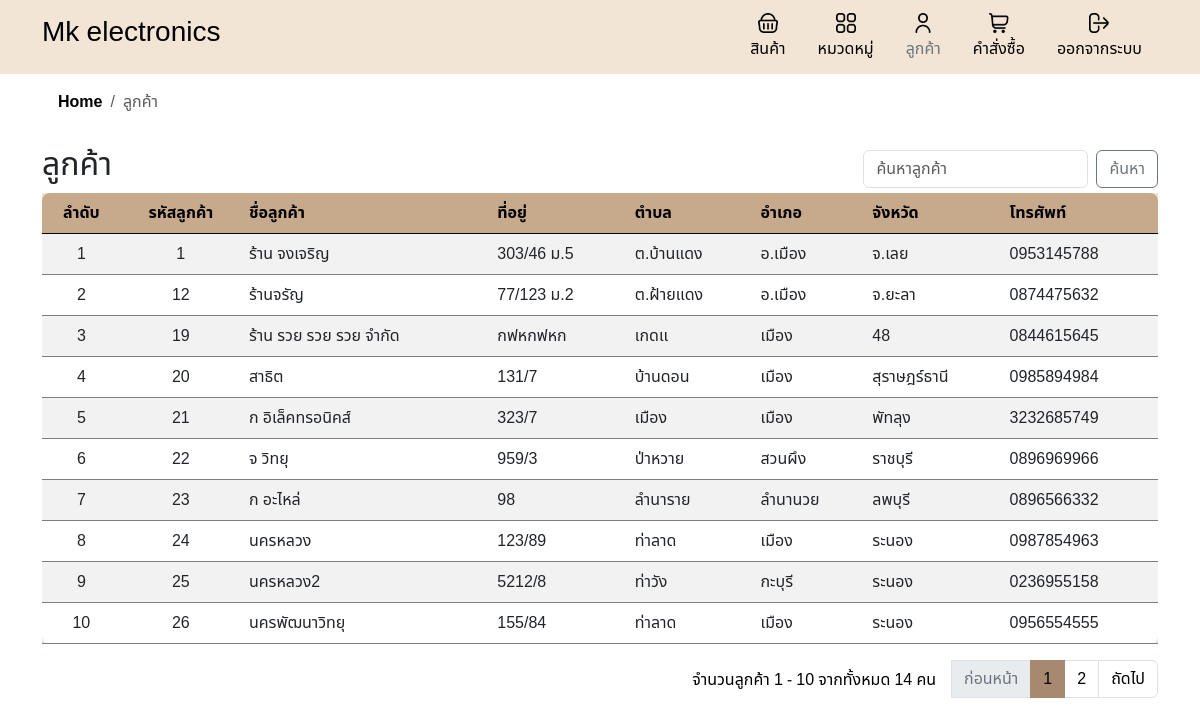
The page /customer.php (signed in) on the database its author committed.
### tables this page shows
CREATE TABLE `customers` (
  `customer_id` int(11) NOT NULL,
  `customer_name` varchar(255) NOT NULL,
  `address` varchar(255) DEFAULT NULL,
  `district` varchar(255) DEFAULT NULL,
  `city` varchar(255) DEFAULT NULL,
  `province` varchar(255) DEFAULT NULL,
  `phonenumber` varchar(10) DEFAULT NULL,
  `created_at` timestamp NOT NULL DEFAULT current_timestamp()
);

### customer.php (the view, shortened to what this page needs)
<?php
include 'header.php';
include 'db.php';
include 'inc/links.php';
$search = isset($_GET['search']) ? $_GET['search'] : '';
$records_per_page = 10;
$current_page = isset($_GET['page']) ? intval($_GET['page']) : 1;
$offset = ($current_page - 1) * $records_per_page;
$sql = "SELECT * FROM customers";
$sql .= " LIMIT ? OFFSET ?";
$stmt = $conn->prepare($sql);
if ($search) {
    $search_param = "%$search%";
    $stmt->bind_param("sii", $search_param, $records_per_page, $offset);
} else {
    $stmt->bind_param("ii", $records_per_page, $offset);
}
$stmt->execute();
$result = $stmt->get_result();
$count_sql = "SELECT COUNT(*) as total_records FROM customers";
if ($search) {
    $count_sql .= " WHERE customer_name LIKE ?";
    $count_stmt = $conn->prepare($count_sql);
    $count_stmt->bind_param("s", $search_param);
    $count_stmt->execute();
    $count_result = $count_stmt->get_result();
} else {
    $count_result = $conn->query($count_sql);
}
$total_records = $count_result->fetch_assoc()['total_records'];
$total_pages = ceil($total_records / $records_per_page);
?>
<!DOCTYPE html>
<html lang="th">
<head>
</head>
<body>
    <div class="container">
        <nav aria-label="breadcrumb">
            <ol class="breadcrumb breadcrumb-chevron p-3 rounded -3">
                <li class="breadcrumb-item">
                    <a class="link-body-emphasis fw-semibold text-decoration-none" href="home.php">Home</a>
                </li>
                <li class="breadcrumb-item active" aria-current="page">ลูกค้า</li>
            </ol>
        </nav>
        <div class="d-flex justify-content-between align-items-center">
            <h2>ลูกค้า</h2>
            <div class="d-flex flex-grow-1 justify-content-end align-items-center gap-2">
                <form class="d-flex m-0" action="" method="get">
                    <input class="form-control me-2" type="search" name="search" placeholder="ค้นหาลูกค้า"
                        aria-label="Search" value="<?php echo htmlspecialchars($search); ?>">
                    <button class="btn btn-outline-secondary custom-btn-t" type="submit">ค้นหา</button>
                </form>
            </div>
        </div>
        <div class="table-responsive">
            <table class="table table-striped">
                <thead>
                    <tr>
                        <th class='text-center'>ลำดับ</th>
                        <th class='text-center'>รหัสลูกค้า</th>
                        <th>ชื่อลูกค้า</th>
                        <th>ที่อยู่</th>
                        <th>ตำบล</th>
                        <th>อำเภอ</th>
                        <th>จังหวัด</th>
                        <th>โทรศัพท์</th>
                    </tr>
                </thead>
                <tbody>
                    <?php
                    if ($result->num_rows > 0) {
                        $row_number = $offset + 1;
                        while ($row = $result->fetch_assoc()) {
                            echo "<tr>
                                    <td class = 'text-center'>{$row_number}</td>
                                    <td class = 'text-center'>{$row['customer_id']}</td>
                                    <td>{$row['customer_name']}</td>
                                    <td>{$row['address']}</td>
                                    <td>{$row['district']}</td>
                                    <td>{$row['city']}</td>
                                    <td>{$row['province']}</td>
                                    <td>{$row['phonenumber']}</td>";
                            echo "</tr>";
                            $row_number++;
                        }
                    } else {
                        echo "<tr><td colspan='" . ($_SESSION['role'] === 'admin' ? '8' : '7') . "'>ไม่มีข้อมูลลูกค้า</td></tr>";
                    }
                    ?>
                </tbody>
            </table>
            <nav aria-label="Page navigation example">
                <ul class="pagination justify-content-end">
                    <div class="mt-2 me-3">
                        <?php
                        $start_number = ($current_page - 1) * $records_per_page + 1;
                        $end_number = min($start_number + $records_per_page - 1, $total_records);
                        echo "จำนวนลูกค้า $start_number - $end_number จากทั้งหมด $total_records คน";
                        ?>
                    </div>
                    <?php if ($current_page > 1): ?>
                        <li class="page-item">
                            <a class="page-link"
                                href="?page=<?php echo $current_page - 1; ?>&search=<?php echo urlencode($search); ?>">ก่อนหน้า</a>
                        </li>
                    <?php else: ?>
                        <li class="page-item disabled">
                            <a class="page-link">ก่อนหน้า</a>
                        </li>
                    <?php endif; ?>
                    <?php for ($i = 1; $i <= $total_pages; $i++): ?>
                        <li class="page-item <?php echo ($i == $current_page) ? 'active' : ''; ?>">
                            <a class="page-link" href="?page=<?php echo $i; ?>&search=<?php echo urlencode($search); ?>">
                                <?php echo $i; ?>
                            </a>
                        </li>
                    <?php endfor; ?>
                    <?php if ($current_page < $total_pages): ?>
                        <li class="page-item">
                            <a class="page-link"
                                href="?page=<?php echo $current_page + 1; ?>&search=<?php echo urlencode($search); ?>">ถัดไป</a>
                        </li>
                    <?php else: ?>
                        <li class="page-item disabled">
                            <a class="page-link">ถัดไป</a>
                        </li>
                    <?php endif; ?>
                </ul>
            </nav>
        </div>
    </div>
</body>
</html>

### style.css (style rules this page uses)
* { font-family: "Noto Sans Thai", sans-serif; }
html { overflow-y: scroll; }
body { font-family: "Noto Sans Thai", sans-serif; background-color: #ffffff; }
.table { width: 100%; margin-bottom: 1rem; color: #212529; background-color: #F2E5D5; overflow: hidden; }
.table td, .table th { background-color: #F2E5D5; border-color: #7e7e7e; }
.table-striped tbody tr:nth-of-type(odd) { background-color: rgba(242, 229, 213, 0.5); }
.table th, .table td { padding: 0.75rem; vertical-align: top; border-top: 1px solid #ffffff; text-align: left; }
.table thead th { vertical-align: bottom; border-bottom: 1px solid #000000; background-color: #C7A98B; color: #000; }
.table thead th:first-child { border-top-left-radius: 8px; }
.table thead th:last-child { border-top-right-radius: 8px; }
.table tbody tr:last-child td:first-child { border-bottom-left-radius: 8px; }
.table tbody tr:last-child td:last-child { border-bottom-right-radius: 8px; }
.table-responsive { display: block; width: 100%; overflow-x: auto; -webkit-overflow-scrolling: touch; -ms-overflow-style: -ms-autohiding-scrollbar; }
.custom-btn-t { background-color: #C7A98B; color: #000000; border: none; }
.pagination { color: #000; }
.page-item.active .page-link { background-color: #A6896F; border-color: #A6896F; color: #000000; }
.page-item .page-link { color: #000000; }
.page-item.disabled .page-link { color: #6c757d; }
body { margin-bottom: 20px; padding: 0; background-color: #f8f9fa; }
.table th, .table td { vertical-align: middle; }
html, body { height: 100%; }

### rows shown on the page
customers: customer_id "1", customer_name "ร้าน จงเจริญ", address "303/46 ม.5", district "ต.บ้านแดง", city "อ.เมือง", province "จ.เลย", phonenumber "0953145788"
customers: customer_id "12", customer_name "ร้านจรัญ", address "77/123 ม.2", district "ต.ฝ้ายแดง", city "อ.เมือง", province "จ.ยะลา", phonenumber "0874475632"
customers: customer_id "19", customer_name "ร้าน รวย รวย รวย จำกัด", address "กฟหกฟหก", district "เกดเเ", city "เมือง", province "48", phonenumber "0844615645"
customers: customer_id "20", customer_name "สาธิต", address "131/7", district "บ้านดอน", city "เมือง", province "สุราษฎร์ธานี", phonenumber "0985894984"
customers: customer_id "21", customer_name "ก อิเล็คทรอนิคส์", address "323/7", district "เมือง", city "เมือง", province "พัทลุง", phonenumber "3232685749"
customers: customer_id "22", customer_name "จ วิทยุ", address "959/3", district "ป่าหวาย", city "สวนผึง", province "ราชบุรี", phonenumber "0896969966"
customers: customer_id "23", customer_name "ก อะไหล่", address "98", district "ลำนาราย", city "ลำนานวย", province "ลพบุรี", phonenumber "0896566332"
customers: customer_id "24", customer_name "นครหลวง", address "123/89", district "ท่าลาด", city "เมือง", province "ระนอง", phonenumber "0987854963"
customers: customer_id "25", customer_name "นครหลวง2", address "5212/8", district "ท่าวัง", city "กะบุรี", province "ระนอง", phonenumber "0236955158"
customers: customer_id "26", customer_name "นครพัฒนาวิทยุ", address "155/84", district "ท่าลาด", city "เมือง", province "ระนอง", phonenumber "0956554555"

### other values the page prints
$start_number "1"
$end_number "10"
$total_records "14"
